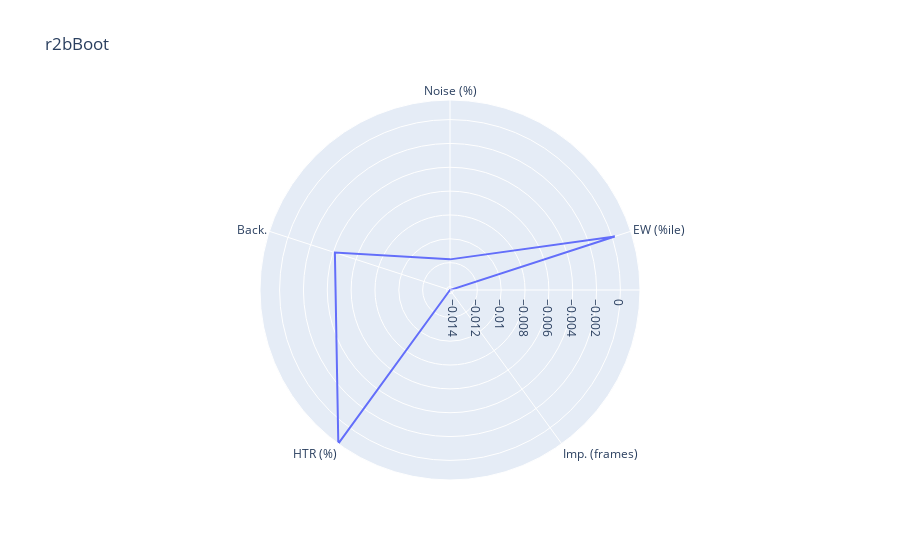

The cell this chart's notebook holds for it:
### Code cell
df = pd.DataFrame(dict(r = dependence.iloc[4, :], theta = ['Noise (%)', 'EW (%ile)', 'Imp. (frames)', 'HTR (%)', 'Back.']))
fig = px.line_polar(df, r='r', theta='theta', line_close=True, title='r2bBoot')
fig.show()

### Figure 1 — Plotly figure (JSON) as saved in the notebook; plotly's stock layout.template omitted (floating-point values rounded to 4 significant figures)
{"data": [{"hovertemplate": "r=%{r}<br>theta=%{theta}<extra></extra>", "legendgroup": "", "line": {"color": "#636efa", "dash": "solid"}, "marker": {"symbol": "circle"}, "mode": "lines", "name": "", "r": [-0.01172, 0.00024, -0.01429, 0.001642, -0.004142, -0.01172], "showlegend": false, "subplot": "polar", "theta": ["Noise (%)", "EW (%ile)", "Imp. (frames)", "HTR (%)", "Back.", "Noise (%)"], "type": "scatterpolar"}], "layout": {"legend": {"tracegroupgap": 0}, "polar": {"angularaxis": {"direction": "clockwise", "rotation": 90}, "domain": {"x": [0, 1], "y": [0, 1]}}, "title": {"text": "r2bBoot"}}}
